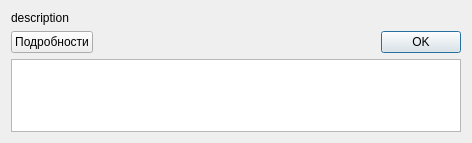
<?xml version="1.0" encoding="UTF-8"?>
<ui version="4.0">
 <class>ErrorDetailedDialogClass</class>
 <widget class="QDialog" name="ErrorDetailedDialogClass">
  <property name="geometry">
   <rect>
    <x>0</x>
    <y>0</y>
    <width>472</width>
    <height>143</height>
   </rect>
  </property>
  <property name="windowTitle">
   <string>ErrorDetailedDialog</string>
  </property>
  <layout class="QVBoxLayout" name="verticalLayout">
   <item>
    <widget class="QLabel" name="descriptionLabel">
     <property name="text">
      <string>description</string>
     </property>
     <property name="wordWrap">
      <bool>true</bool>
     </property>
    </widget>
   </item>
   <item>
    <layout class="QHBoxLayout" name="horizontalLayout">
     <item>
      <widget class="QPushButton" name="detailsButton">
       <property name="text">
        <string>Подробности</string>
       </property>
       <property name="autoDefault">
        <bool>false</bool>
       </property>
      </widget>
     </item>
     <item>
      <spacer name="horizontalSpacer">
       <property name="orientation">
        <enum>Qt::Horizontal</enum>
       </property>
       <property name="sizeHint" stdset="0">
        <size>
         <width>40</width>
         <height>20</height>
        </size>
       </property>
      </spacer>
     </item>
     <item>
      <widget class="QPushButton" name="okButton">
       <property name="text">
        <string>OK</string>
       </property>
       <property name="default">
        <bool>true</bool>
       </property>
      </widget>
     </item>
    </layout>
   </item>
   <item>
    <widget class="QPlainTextEdit" name="detailsPane">
     <property name="readOnly">
      <bool>true</bool>
     </property>
    </widget>
   </item>
  </layout>
 </widget>
 <layoutdefault spacing="6" margin="11"/>
 <resources/>
 <connections/>
</ui>
